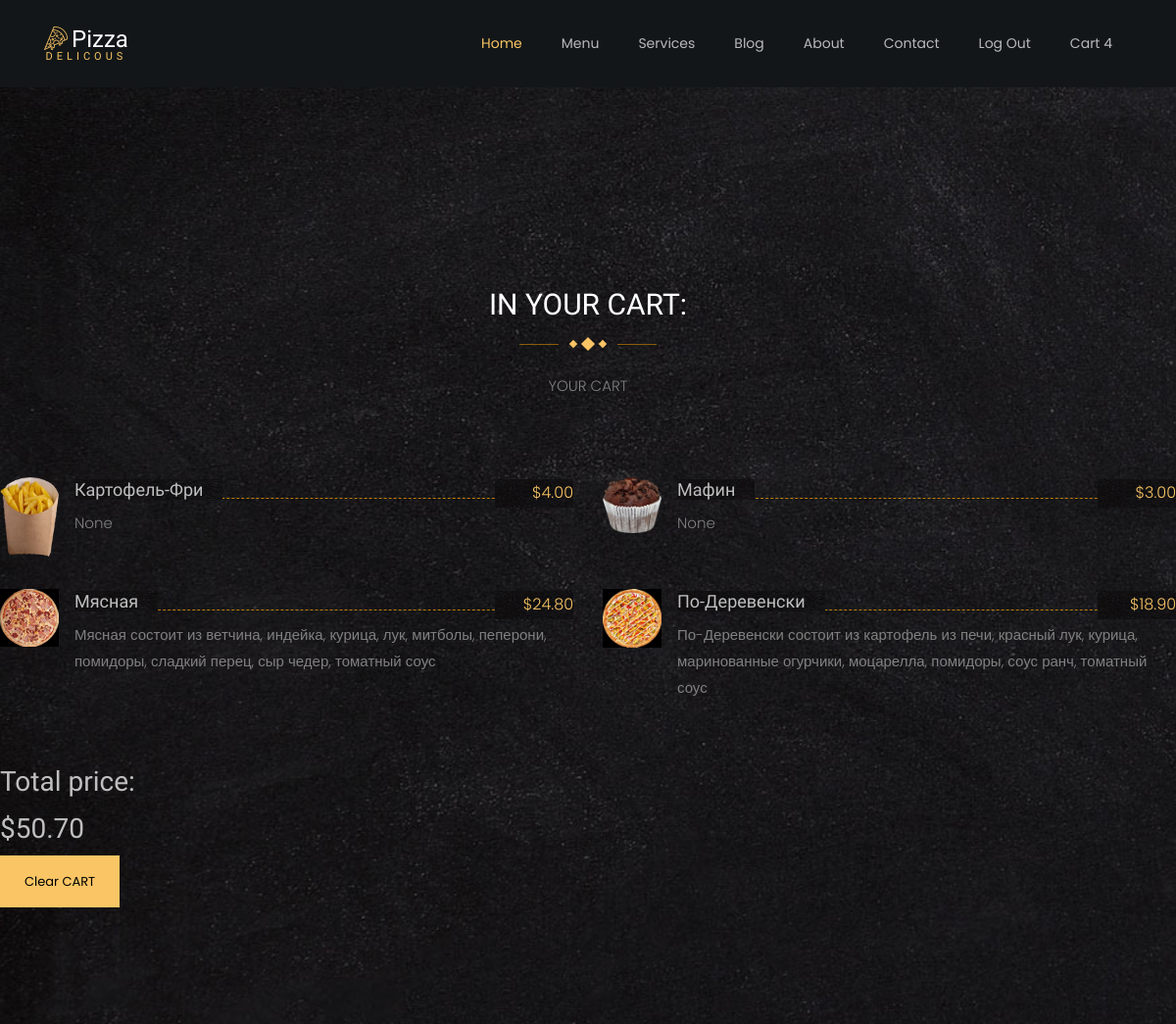
Before: /accounts/cart/ (signed in, upper part) with the older database file.
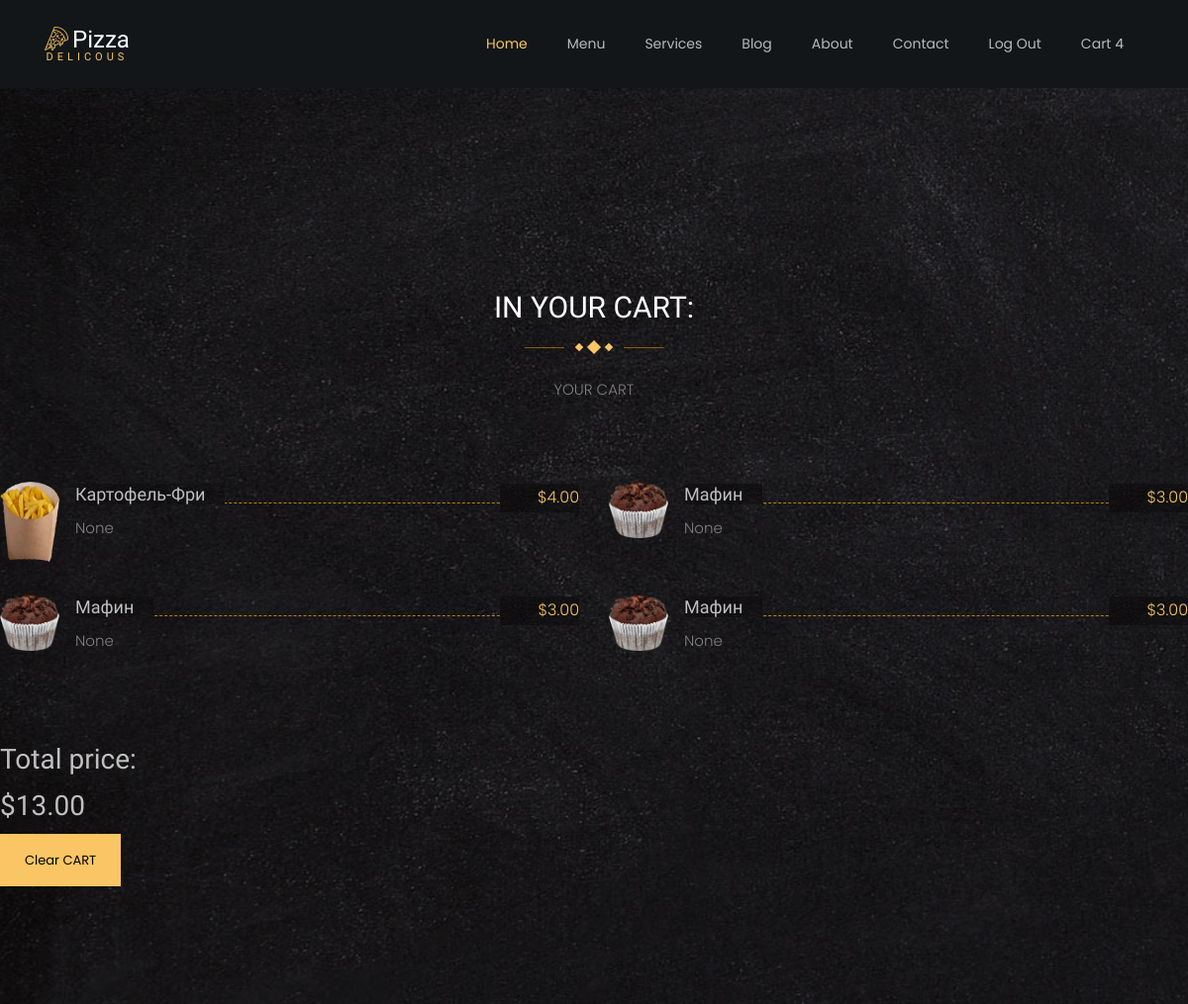
After: the same page with the newer database file.
### app/models.py (models this page shows, shortened)
class Cart(models.Model):
    user = models.ForeignKey(
        settings.AUTH_USER_MODEL,
        verbose_name='пользователь',
        on_delete=models.DO_NOTHING
    )
    name = models.CharField(
        max_length=120,
        verbose_name='название'
    )
    price = models.DecimalField(
        decimal_places=2,
        max_digits=8,
        default=0,
        verbose_name='цена',
        help_text="Max 999999.99"
    )
    class Meta:
        db_table = 'app_carts'
        verbose_name = 'корзина'
        verbose_name_plural = 'корзины'

class Product(models.Model):
    title = models.CharField(
        max_length=36,
        verbose_name='название',
        help_text='Max 36 symbols'
    )
    descr = models.CharField(
        max_length=140,
        null=True,
        blank=True,
        verbose_name='описание',
        help_text="Max 140 symbols"
    )
    is_published = models.BooleanField(
        default=False,
        verbose_name='publication'
    )
    price = models.DecimalField(
        decimal_places=2,
        max_digits=8,
        default=0,
        verbose_name='цена',
        help_text="Max 999999.99"
    )
    category = models.ForeignKey(
        'Category',
        on_delete=models.PROTECT,
        verbose_name='категория',
        help_text="Max 16 symbols"
    )
    image = models.ImageField(
        upload_to='products',
        verbose_name="картинка",
        null=True,
        blank=True
    )
    class Meta:
        db_table = "app_products"

class Pizza(models.Model):
    name = models.CharField(
        max_length=24,
        verbose_name='пицца',
        help_text='max 24 symbols'
    )
    price = models.DecimalField(
        decimal_places=2,
        max_digits=5,
        default=0,
        verbose_name='цена',
        help_text='Max 999.99'
    )
    ingridients = models.ManyToManyField(
        'ingridients',
        verbose_name='ингридиенты',
        related_name='ingridient'
    )
    descr = models.CharField(
        max_length=140,
        null=True,
        blank=True,
        verbose_name='описание',
        help_text="Max 140 symbols"
    )
    is_published = models.BooleanField(
        default=False,
        verbose_name='publication'
    )
    image = models.ImageField(
        upload_to='products',
        verbose_name="картинка",
        null=True,
        blank=True
    )
    class Meta:
        db_table = "app_pizza"

### registration/views.py (the view)
# urls.py: path('accounts/cart/', CartView.as_view(), name='cart'),
class CartView(LoginRequiredMixin, IndexView):
    template_name = 'registration/cart.html'
    login_url = '/signin/'
    def get(self, request: HttpRequest) -> HttpResponse:
        user = User.objects.filter(username=request.user)[0]
        user_products = Cart.objects.filter(user=request.user.id)
        content = self.get_context_data()
        content['user'] = user
        content['user_products'] = user_products
        prices = []
        for i in user_products:
            for p in content['products']:
                if i.name == p.title:
                    prices.append(p.price)
            for pi in content['pizzas']:
                if i.name == pi.name:
                    prices.append(pi.price)
        total_price = sum(prices)
        content['total_price'] = total_price
        content['count_userproducts'] = len(user_products)
        return render(request, self.template_name, content)

### app/forms.py
class ContactForm(ModelForm):
    class Meta:
        model = Contact
        fields = ('name', 'email', 'message')
        widgets = {
            'name': TextInput(
                attrs={
                    'type': 'text',
                    'class': 'form-control',
                    'placeholder': "First Name"
                }
            ),
            'email': TextInput(
                attrs={
                    'type': 'text',
                    'class': 'form-control',
                    'placeholder': "Last Name"
                }
            ),
            'message': Textarea(
                attrs={
                    'name': '',
                    'id': '',
                    'clos': '30',
                    'row': '3',
                    'class': 'form-control',
                    'placeholder': "Message"
                }
            )
        }

### registration/templates/registration/cart.html (shortened to what this page needs)
{% extends "app/base.html" %}
{% load static %}
{% block content %}
    <section class="ftco-section">
    	<div class="container">
    		<div class="row justify-content-center mb-5 pb-3 mt-5 pt-5">
          <div class="col-md-7 heading-section text-center ftco-animate">
            <h2 class="mb-4">In your cart:</h2>
            <p class="flip"><span class="deg1"></span><span class="deg2"></span><span class="deg3"></span></p>
            <p class="mt-5">YOUR CART</p>
          </div>
			</div>
        </div>
        <div class="row">
			{% for p in products %}
				{% for i in user_products %}
					{% if i.name == p.title %}
					<div class="col-md-6">
						<div class="pricing-entry d-flex ftco-animate">
							{% if p.image %}
							<a href="#{{p.image.url}}" class="menu-img img mb-4"> <img src="{{p.image.url}}" class="menu-img img-fluid" alt=""></a>
							{% endif %}
							<div class="desc pl-3">
								<div class="d-flex text align-items-center">
									<h3><span>{{p.title|title}}</span></h3>
									<span class="price">${{p.price}}</span>
								</div>
								<div class="d-block">
									<p>{{p.descr|title}}</p>
								</div>
							</div>
						</div>
					</div>
					{% endif %}
				{% endfor %}
			{% endfor %}
			{% for p in pizzas %}
				{% for i in user_products %}
					{% if i.name == p.name %}
					<div class="col-md-6">
						<div class="pricing-entry d-flex ftco-animate">
							{% if p.image %}
							<a href="#{{p.image.url}}" class="menu-img img mb-4"> <img src="{{p.image.url}}" class="menu-img img-fluid" alt=""></a>
							{% endif %}
							<div class="desc pl-3">
								<div class="d-flex text align-items-center">
									<h3><span>{{p.name|title}}</span></h3>
									<span class="price">${{p.price}}</span>
								</div>
								<div class="d-block">
									{% for key, value in ing.items %}
									{% if p.name == key %}
									<p>{{p.name|title}} состоит из {{value}}</p>
									{% endif %}
									{% endfor %}
								</div>
							</div>
						</div>
					</div>
					{% endif %}
				{% endfor %}
			{% endfor %}
    	</div>
		<form action="#" method="post">
			<h3><span>Total price:   </span></h3>
			<h3><span class="price">${{total_price}}</span></h3>
			<div class="form-group">
			  <input type="submit" name="action" value="Clear CART" class="btn btn-primary py-3 px-4">
			</div>
		</form>
    </section>
{% endblock %}

### app/templates/app/base.html (shortened to what this page needs)
{% load static %}
<!DOCTYPE html>
<html lang="en">
  <head>
    <link rel="stylesheet" href="{% static 'css/open-iconic-bootstrap.min.css' %}">
    <link rel="stylesheet" href="{% static 'css/animate.css' %}">
    <link rel="stylesheet" href="{% static 'css/owl.carousel.min.css' %}">
    <link rel="stylesheet" href="{% static 'css/owl.theme.default.min.css' %}">
    <link rel="stylesheet" href="{% static 'css/magnific-popup.css' %}">
    <link rel="stylesheet" href="{% static 'css/aos.css' %}">
    <link rel="stylesheet" href="{% static 'css/ionicons.min.css' %}">
    <link rel="stylesheet" href="{% static 'css/bootstrap-datepicker.css' %}">
    <link rel="stylesheet" href="{% static 'css/jquery.timepicker.css' %}">
    <link rel="stylesheet" href="{% static 'css/flaticon.css' %}">
    <link rel="stylesheet" href="{% static 'css/icomoon.css' %}">
    <link rel="stylesheet" href="{% static 'css/style.css' %}">
  </head>
  <body>
  	<nav class="navbar navbar-expand-lg navbar-dark ftco_navbar bg-dark ftco-navbar-light" id="ftco-navbar">
	    <div class="container">
		      <a class="navbar-brand" href="index.html"><span class="flaticon-pizza-1 mr-1"></span>Pizza<br><small>Delicous</small></a>
	      <div class="collapse navbar-collapse" id="ftco-nav">
	        <ul class="navbar-nav ml-auto">
	          <li class="nav-item active"><a href="{% url 'main' %}" class="nav-link">Home</a></li>
	          <li class="nav-item"><a href="{% url 'menu' %}" class="nav-link">Menu</a></li>
	          <li class="nav-item"><a href="{% url 'services' %}" class="nav-link">Services</a></li>
	          <li class="nav-item"><a href="{% url 'blog' %}" class="nav-link">Blog</a></li>
	          <li class="nav-item"><a href="{% url 'about' %}" class="nav-link">About</a></li>
	          <li class="nav-item"><a href="{% url 'contact' %}" class="nav-link">Contact</a></li>
              {% if user.is_authenticated %}
	          <li class="nav-item"><a href="{% url 'logout' %}" class="nav-link">Log Out</a></li>
              <li class="nav-item">
                        <a href="{% url 'cart' %}" class="nav-link">
                            Cart
                            <span class="count-style">{{count_userproducts}}</span>
                        </a>
              </li>
              {% endif %}
	        </ul>
	      </div>
		</div>
	</nav>
{% block content %}{% endblock %}
  </body>
</html>

Changed rows visible on the page:
no longer on this page (row unchanged): Pizza: name "Мясная", price "24.80", name "Мясная"
removed Cart: image (picture), ing "ветчина, индейка, курица, лук, митболы, пеперони, помидоры, сладкий перец, сыр чедер, томатный соус"
no longer on this page (row unchanged): Pizza: name "По-Деревенски", price "18.90", name "По-Деревенски"
removed Cart: image (picture), ing "картофель из печи, красный лук, курица, маринованные огурчики, моцарелла, помидоры, соус ранч, томатный соус"
added Cart: image (picture), {{ p.title|title }} "Мафин", {{ p.price }} "3.00", {{ p.descr|title }} "None", shown under Product "Мафин"
added Cart: image (picture), {{ p.title|title }} "Мафин", {{ p.price }} "3.00", {{ p.descr|title }} "None", shown under Product "Мафин"
Other visible differences:
{{ total_price }}: "50.70" → "13.00"
